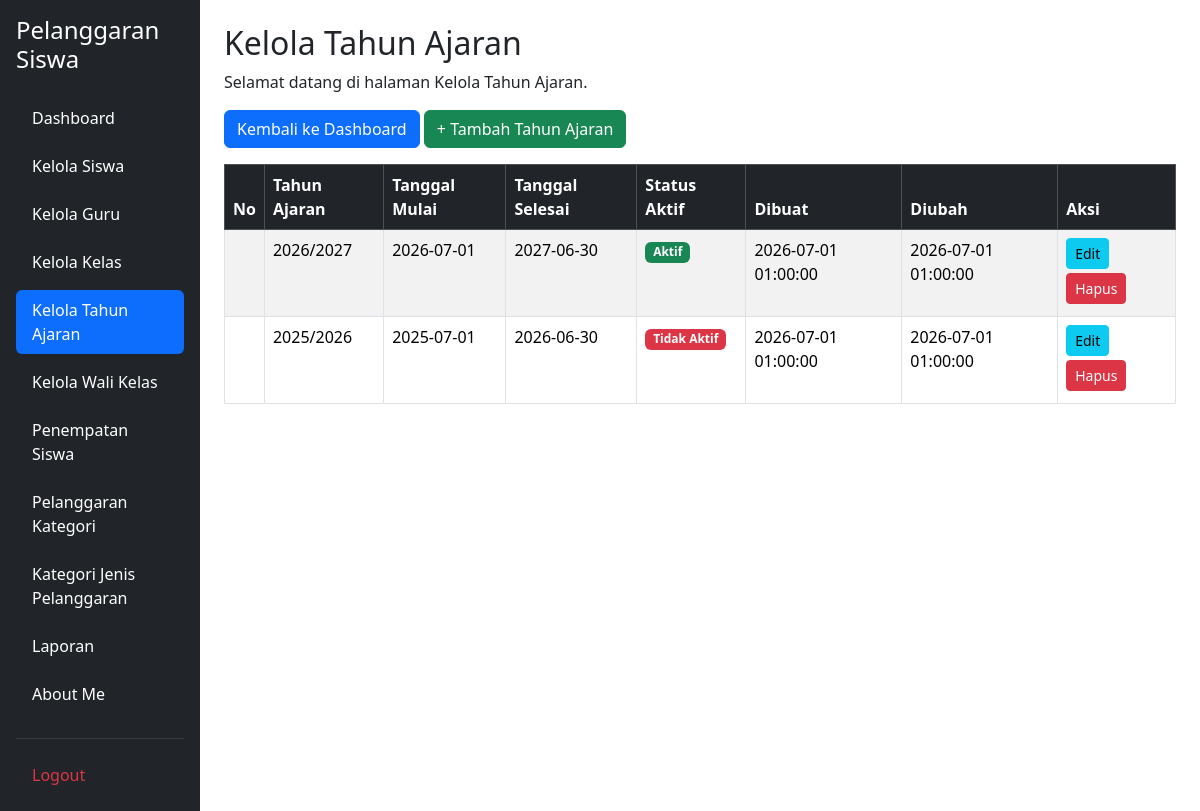
Before: /kelola_tahun_ajaran.php (signed in) with the older database file.
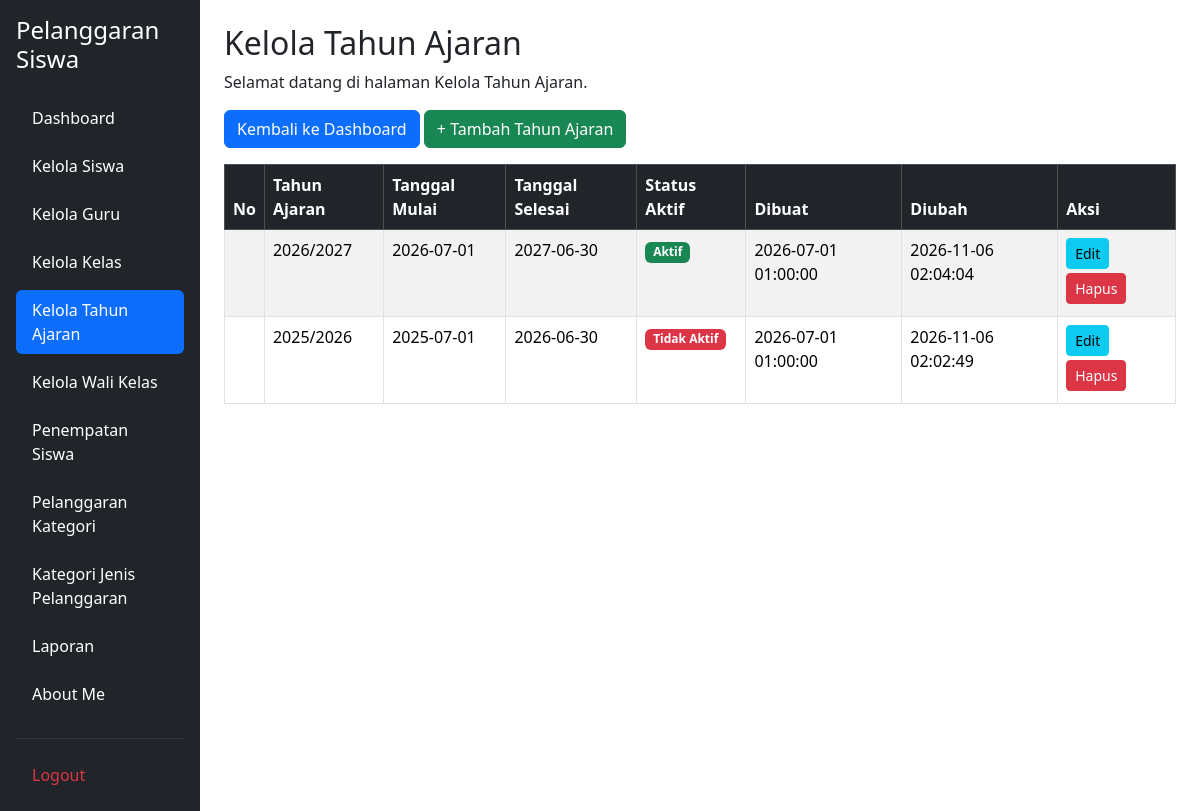
After: the same page with the newer database file.
### tables this page shows
CREATE TABLE `t_tahun_ajaran` (
  `id` int(11) NOT NULL,
  `nama` varchar(20) DEFAULT NULL,
  `tanggal_mulai` date NOT NULL,
  `tanggal_selesai` date NOT NULL,
  `status_aktif` tinyint(1) NOT NULL,
  `created_at` timestamp NOT NULL DEFAULT current_timestamp(),
  `updated_at` timestamp NOT NULL DEFAULT current_timestamp()
);

### kelola_tahun_ajaran.php (the view, shortened to what this page needs)
<?php
include 'config/koneksi.php';
$sql = "SELECT * FROM t_tahun_ajaran ORDER BY tanggal_mulai DESC";
$hasil = mysqli_query($koneksi, $sql);
?>
<!DOCTYPE html>
<html lang="id">
<head>
    <link href="https://cdn.jsdelivr.net/npm/bootstrap@5.3.8/dist/css/bootstrap.min.css" rel="stylesheet">
    <link href="https://cdn.datatables.net/2.3.4/css/dataTables.bootstrap5.min.css" rel="stylesheet">
</head>
<body>
<div class="container-fluid">
    <div class="row">
        <?php include 'layout/sidebar.php'; ?>
        <main class="col-md-9 col-lg-10 p-4">
            <h2>Kelola Tahun Ajaran</h2>
            <p>Selamat datang di halaman Kelola Tahun Ajaran.</p>
            <div class="mb-3">
                <a href="dashboard.php" class="btn btn-primary">
                    Kembali ke Dashboard
                </a>
                <a href="tambah_tahun_ajaran.php"
                   class="btn btn-success">
                    + Tambah Tahun Ajaran
                </a>
            </div>
                    <div class="table-responsive">
                        <table id="tabelTahunAjaran" class="table table-striped table-bordered table-hover">
                            <thead class="table-dark">
                                <tr>
                                    <th>No</th>
                                    <th>Tahun Ajaran</th>
                                    <th>Tanggal Mulai</th>
                                    <th>Tanggal Selesai</th>
                                    <th>Status Aktif</th>
                                    <th>Dibuat</th>
                                    <th>Diubah</th>
                                    <th>Aksi</th>
                                </tr>
                            </thead>
                            <tbody>
                                <?php while ($row = mysqli_fetch_assoc($hasil)) { ?>
                                    <tr>
                                        <td></td>
                                        <td><?= htmlspecialchars($row['nama']) ?></td>
                                        <td><?= htmlspecialchars($row['tanggal_mulai'] ?? '') ?></td>
                                        <td><?= htmlspecialchars($row['tanggal_selesai'] ?? '') ?></td>
                                        <td>
                                            <?php if ($row['status_aktif'] == 1) { ?>
                                                <span class="badge bg-success">Aktif</span>
                                            <?php } else { ?>
                                                <span class="badge bg-danger">Tidak Aktif</span>
                                            <?php } ?>
                                        </td>
                                        <td><?= htmlspecialchars($row['created_at'] ?? '') ?></td>
                                        <td><?= htmlspecialchars($row['updated_at'] ?? '') ?></td>
                                        <td>
                                        <a href="edit_tahun_ajaran.php?id=<?= urlencode($row['id']); ?>"
                                            class="btn btn-info btn-sm mb-1">
                                             Edit
                                        </a>
                                        <a href="hapus_tahun_ajaran.php?id=<?= urlencode($row['id']); ?>"
                                            class="btn btn-danger btn-sm mb-1"
                                            onclick="return confirm('Yakin ingin menghapus data siswa ini?');">
                                            Hapus
                                        </a>
                                        </td>
                                    </tr>
                                <?php } ?>
                            </tbody>
                        </table>
                    </div>
                </div>
            </div>
</body>
</html>

### layout/sidebar.php (shortened to what this page needs)
    <?php
$current_page = basename($_SERVER['PHP_SELF']);
if ($_SESSION['role'] === "admin") {
?>
    <div class="col-md-3 col-lg-2 bg-dark min-vh-100 p-3">
        <h4 class="text-white mb-4">
            Pelanggaran Siswa
        </h4>
        <ul class="nav nav-pills flex-column">
            <li class="nav-item mb-2">
                <a href="dashboard.php"
                   class="nav-link <?= ($current_page == 'dashboard.php') ? 'active' : 'text-white' ?>">
                    Dashboard
                </a>
            </li>
            <li class="nav-item mb-2">
                <a href="kelola_siswa.php"
                   class="nav-link <?= ($current_page == 'kelola_siswa.php') ? 'active' : 'text-white' ?>">
                    Kelola Siswa
                </a>
            </li>
            <li class="nav-item mb-2">
                <a href="kelola_guru.php"
                   class="nav-link <?= ($current_page == 'kelola_guru.php') ? 'active' : 'text-white' ?>">
                    Kelola Guru
                </a>
            </li>
            <li class="nav-item mb-2">
                <a href="kelola_kelas.php"
                   class="nav-link <?= ($current_page == 'kelola_kelas.php') ? 'active' : 'text-white' ?>">
                    Kelola Kelas
                </a>
            </li>
            <li class="nav-item mb-2">
                <a href="kelola_tahun_ajaran.php"
                   class="nav-link <?= ($current_page == 'kelola_tahun_ajaran.php') ? 'active' : 'text-white' ?>">
                    Kelola Tahun Ajaran
                </a>
            </li>
            <li class="nav-item mb-2">
                <a href="kelola_wali_kelas.php"
                   class="nav-link <?= ($current_page == 'kelola_wali_kelas.php') ? 'active' : 'text-white' ?>">
                    Kelola Wali Kelas
                </a>
            </li>
            <li class="nav-item mb-2">
                <a href="penempatan_siswa.php"
                   class="nav-link <?= ($current_page == 'penempatan_siswa.php') ? 'active' : 'text-white' ?>">
                    Penempatan Siswa
                </a>
            </li>
            <li class="nav-item mb-2">
                <a href="pelanggaran_kategori.php"
                   class="nav-link <?= ($current_page == 'pelanggaran_kategori.php') ? 'active' : 'text-white' ?>">
                    Pelanggaran Kategori
                </a>
            </li>
            <li class="nav-item mb-2">
                <a href="kelola_jenis_pelanggaran.php"
                   class="nav-link <?= ($current_page == 'kelola_jenis_pelanggaran.php') ? 'active' : 'text-white' ?>">
                   Kategori Jenis Pelanggaran
                </a>
            </li>
            <li class="nav-item mb-2">
                <a href="laporan.php"
                   class="nav-link <?= ($current_page == 'laporan.php') ? 'active' : 'text-white' ?>">
                   Laporan
                </a>
            </li>
            <li class="nav-item mb-2">
                <a href="about_me.php"
                   class="nav-link <?= ($current_page == 'about_me.php') ? 'active' : 'text-white' ?>">
                    About Me
                </a>
            </li>
            <hr class="text-secondary">
            <li class="nav-item">
                <a href="logout.php" class="nav-link text-danger">
                    Logout
                </a>
            </li>
        </ul>
    </div>
<?php
}
?>

Changed rows visible on the page:
changed t_tahun_ajaran (number 1 of 2 on the later page): updated_at "2026-07-01 01:00:00" → "2026-11-06 02:04:04"
changed t_tahun_ajaran (number 2 of 2 on the later page): updated_at "2026-07-01 01:00:00" → "2026-11-06 02:02:49"
